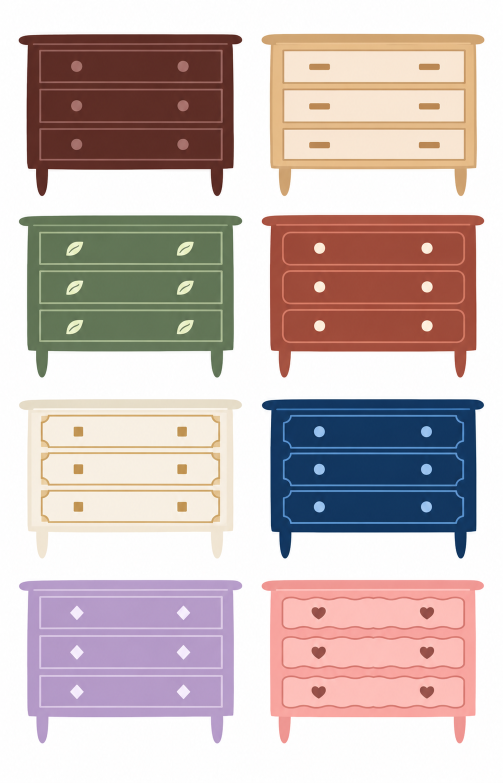
#> input picture tools/assets/burrow-home-inputs/dresser.webp, 1005 x 1565 px (shown at 1/2 size)
$ python normalize-item-sheet.py assets/burrow-home-inputs/dresser.webp
#> lines starting #> are read from the running program, lines starting #| are printed output that depends on the picture; after the words box and inside, x2 and y2 are one past the last pixel; in counts of white or black regions, pixels touching at a corner belong together
#> in main, rgb is the input picture: shape (1565, 1005, 3); mean R, G, B 201.3, 185.6, 183.5
#> in main, `rgb, alpha = arr[..., :3], arr[..., 3]`: alpha: shape (1565, 1005); every value is 255
#| input 1005x1565, target 8x8
#!/usr/bin/env python3
"""
normalize-item-sheet.py — turn a hand-arranged item montage into the standard
NovaMe sprite sheet.

Input:  any roughly-grid montage (e.g. the AI-generated 1122x1402 sheets) on a
        near-uniform light background. Spacing may be uneven; items may even
        slightly overlap their neighbours' grid lines.
Output (in <input-dir>/standardized/):
  <name>-standard.png   2048x2048 RGBA, 8x8 grid of 256px cells, transparent
                        background, every item centered with its max dimension
                        scaled to 200px (the 12% safe-area standard)
  <name>-numbered.png   the same sheet over a light grid with 1..64 labels —
                        the reference for filling the item-mapping CSV
  <name>-mapping.csv    n,row,col,itemId,displayName,keywords skeleton

How it works (v2 — component clustering, not grid slicing):
  1. background removal by flood from the borders (tolerance-based), so
     item-interior whites (fried egg, marshmallow) survive
  2. connected-component labeling of the content; components above an area
     threshold are item BODIES, expected to number rows*cols
  3. bodies are sorted into rows by y-gap clustering, then by x within each
     row — that ordering IS the 1..64 numbering
  4. small components (steam wisps, crumbs, sparkles) attach to the nearest
     body by bbox distance
  5. each item is cropped through a mask of ONLY its own components, so a
     neighbour poking into the bounding box can never bleed in
  6. scale to fit 200, center in its 256 cell

Usage: python3 normalize-item-sheet.py <input.png> [--cols 8 --rows 8]
"""
import argparse
import csv
import os
import sys

import numpy as np
from PIL import Image, ImageDraw, ImageFont
from scipy import ndimage

CELL = 256
SAFE = 200  # max item dimension inside a cell (≈12% padding each side)
MIN_BODY_AREA = 900  # px² — smaller components are fragments to attach


def flood_background(rgb: np.ndarray, tol: int = 26) -> np.ndarray:
    """Boolean mask of background pixels connected to the border."""
#> called with tol = 26
    ring = np.concatenate([rgb[0], rgb[-1], rgb[:, 0], rgb[:, -1]])
    bg = np.median(ring, axis=0)
#> bg = [254, 254, 254]
    close = (np.abs(rgb.astype(int) - bg.astype(int)).max(axis=2) <= tol)
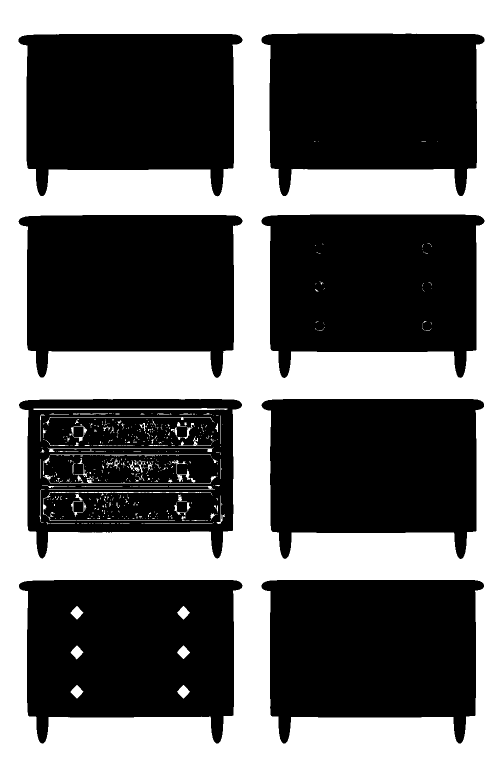
#> close: shape (1565, 1005) bool (shown at 1/2 size); 42.5% white; 579 white regions (497 under 20 px), largest, box (x1, y1, x2, y2) and area: (0, 0, 1005, 1565) 655878, (67, 816, 455, 820) 1155, (86, 984, 420, 1031) 608
    seed = np.zeros(close.shape, bool)
    seed[0], seed[-1], seed[:, 0], seed[:, -1] = True, True, True, True
    seed &= close
#> seed: shape (1565, 1005) bool; 0.33% white in thin lines or dots
    # scipy flood: one labeled pass over `close`, keep labels touching border.
    lab, _ = ndimage.label(close)
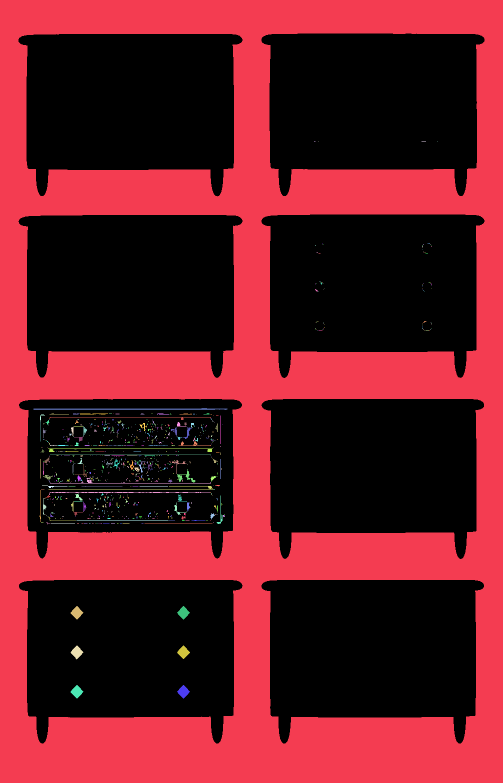
#> lab: shape (1565, 1005) int32 (shown at 1/2 size); 780 distinct labels, from 0 to 779; one colour per label, 0 black
    border_labels = np.unique(np.concatenate([lab[0], lab[-1], lab[:, 0], lab[:, -1]]))
#> border_labels = [1]
    border_labels = border_labels[border_labels != 0]
    return np.isin(lab, border_labels)
#> returned value: shape (1565, 1005) bool; 41.7% white; 1 white region, box (x1, y1, x2, y2) and area: (0, 0, 1005, 1565) 655878


def bbox_distance(a, b) -> float:
    """Gap between two bboxes (y0,x0,y1,x1); 0 if they overlap."""
    ay0, ax0, ay1, ax1 = a
    by0, bx0, by1, bx1 = b
    dy = max(by0 - ay1, ay0 - by1, 0)
    dx = max(bx0 - ax1, ax0 - bx1, 0)
    return float(np.hypot(dx, dy))


def main() -> None:
    ap = argparse.ArgumentParser()
    ap.add_argument("input")
    ap.add_argument("--cols", type=int, default=8)
    ap.add_argument("--rows", type=int, default=8)
    ap.add_argument("--grid", action="store_true",
                    help="uniform-grid sheets (2026-07-23 batch): assign every "
                         "component to its cell by center instead of clustering "
                         "-- immune to thin-stroke items dissolving into "
                         "fragments of their neighbours")
    args = ap.parse_args()
    want = args.cols * args.rows

    src = Image.open(args.input).convert("RGBA")
    arr = np.asarray(src)
    rgb, alpha = arr[..., :3], arr[..., 3]
    h, w, _ = rgb.shape
    print(f"input {w}x{h}, target {args.cols}x{args.rows}")

    # Transparent sheets (the 2026-07-23 batch) carry the mask in alpha; color
    # flooding would eat the near-black outlines. Opaque montages keep the
    # original flood path.
    if bool((alpha < 128).any()):
        bg = alpha <= 8
        print("background from alpha channel")
    else:
        bg = flood_background(rgb)
    content = ~bg

    # Components. 8-connectivity so thin diagonal strokes stay whole.
    lab, n = ndimage.label(content, structure=np.ones((3, 3), int))
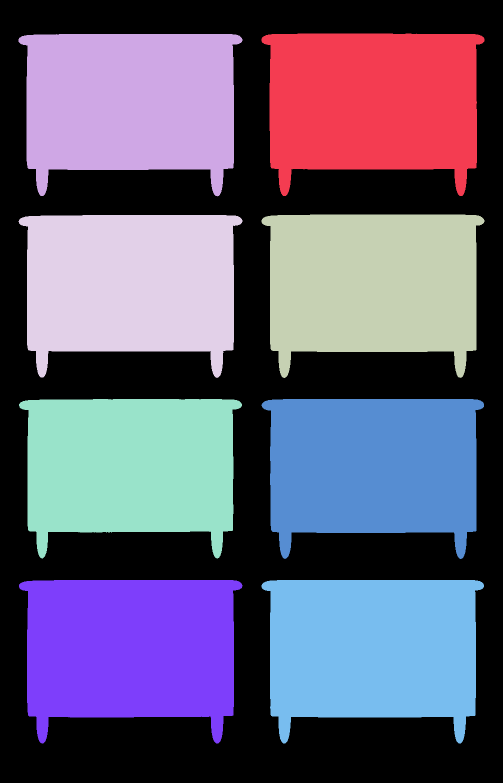
#> lab: shape (1565, 1005) int32 (shown at 1/2 size); 9 distinct labels, from 0 to 8; one colour per label, 0 black
#> n = 8
    slices = ndimage.find_objects(lab)
#> slices = 8 items
    comps = []
    for i, sl in enumerate(slices, start=1):
        area = int((lab[sl] == i).sum())
        bbox = (sl[0].start, sl[1].start, sl[0].stop, sl[1].stop)
        comps.append({"id": i, "area": area, "bbox": bbox})
#> this loop made 8 passes
#> (area, bbox) on passes 1 to 8: (114898, (67, 523, 392, 969)), (115035, (68, 37, 393, 485)), (115831, (429, 523, 756, 969)), (115318, (430, 37, 756, 485)), (111680, (798, 38, 1117, 484)), (112753, (798, 523, 1118, 968)), (115891, (1160, 38, 1487, 485)), (115541, (1160, 523, 1487, 968))
#> after the loop, comps = 8 items

    if args.grid:
        # Uniform grid: pitch from the content extent, every component (any
        # size) goes to the cell its center falls in. Cells then ARE the items.
        ys, xs = np.where(content)
        y0, y1, x0, x1 = ys.min(), ys.max() + 1, xs.min(), xs.max() + 1
        pitch_y = (y1 - y0) / args.rows
        pitch_x = (x1 - x0) / args.cols
        cells = {}
        for c in comps:
            cy = (c["bbox"][0] + c["bbox"][2]) / 2
            cx = (c["bbox"][1] + c["bbox"][3]) / 2
            r = min(args.rows - 1, max(0, int((cy - y0) / pitch_y)))
            col = min(args.cols - 1, max(0, int((cx - x0) / pitch_x)))
            cell = cells.setdefault((r, col), {"id": [], "area": 0,
                                               "bbox": c["bbox"]})
            cell["id"].append(c["id"])
            cell["area"] += c["area"]
            b, f = cell["bbox"], c["bbox"]
            cell["bbox"] = (min(b[0], f[0]), min(b[1], f[1]),
                            max(b[2], f[2]), max(b[3], f[3]))
        empty = [(r, c) for r in range(args.rows) for c in range(args.cols)
                 if (r, c) not in cells]
        if empty:
            print(f"WARN empty cells: {empty}")
        ordered = [cells[(r, c)] for r in range(args.rows)
                   for c in range(args.cols) if (r, c) in cells]
        print(f"components: {n} -> {len(ordered)} grid cells")
        compose(args, rgb, alpha, bg, lab, ordered, want)
        return

    bodies = [c for c in comps if c["area"] >= MIN_BODY_AREA]
#> bodies = 8 items
    frags = [c for c in comps if c["area"] < MIN_BODY_AREA]
#> frags = []
    print(f"components: {n} ({len(bodies)} bodies, {len(frags)} fragments)")
#| components: 8 (8 bodies, 0 fragments)

    # Too many bodies? Merge the closest pairs until rows*cols remain (an item
    # drawn in two parts — bun halves, a sauce cup next to nuggets).
    while len(bodies) > want:
        best = None
        for i in range(len(bodies)):
            for j in range(i + 1, len(bodies)):
                d = bbox_distance(bodies[i]["bbox"], bodies[j]["bbox"])
                if best is None or d < best[0]:
                    best = (d, i, j)
        _, i, j = best
        a, b = bodies[i], bodies[j]
        merged = {
            "id": [*(a["id"] if isinstance(a["id"], list) else [a["id"]]),
                   *(b["id"] if isinstance(b["id"], list) else [b["id"]])],
            "area": a["area"] + b["area"],
            "bbox": (min(a["bbox"][0], b["bbox"][0]), min(a["bbox"][1], b["bbox"][1]),
                     max(a["bbox"][2], b["bbox"][2]), max(a["bbox"][3], b["bbox"][3])),
        }
        bodies = [c for k, c in enumerate(bodies) if k not in (i, j)] + [merged]
#> this loop made 0 passes
    if len(bodies) != want:
        print(f"WARN found {len(bodies)} bodies, expected {want} — check the output!")
#| WARN found 8 bodies, expected 64 — check the output!

    # Attach fragments to the nearest body (steam to its cup, crumbs home).
    for f in frags:
        nearest = min(bodies, key=lambda b: bbox_distance(b["bbox"], f["bbox"]))
        ids = nearest["id"] if isinstance(nearest["id"], list) else [nearest["id"]]
        ids.append(f["id"])
        nearest["id"] = ids
        b0, b1, b2, b3 = nearest["bbox"]
        f0, f1, f2, f3 = f["bbox"]
        nearest["bbox"] = (min(b0, f0), min(b1, f1), max(b2, f2), max(b3, f3))

    # Order bodies: cluster into rows by the largest y-gaps, then x-sort.
    bodies.sort(key=lambda b: (b["bbox"][0] + b["bbox"][2]) / 2)
    centers_y = [(b["bbox"][0] + b["bbox"][2]) / 2 for b in bodies]
#> centers_y = [229.5, 230.5, 592.5, 593, 957.5, 958, 1323.5, 1323.5]
    gaps = sorted(range(len(bodies) - 1), key=lambda k: centers_y[k + 1] - centers_y[k],
                  reverse=True)[: args.rows - 1]
#> gaps = [5, 3, 1, 0, 2, 4, 6]
    breaks = sorted(k + 1 for k in gaps)
#> breaks = [1, 2, 3, 4, 5, 6, 7]
    row_groups, prev = [], 0
    for brk in [*breaks, len(bodies)]:
        row_groups.append(bodies[prev:brk])
        prev = brk
#> this loop made 8 passes
#> after the loop, row_groups = 8 items
    ordered = []
    for grp in row_groups:
        ordered.extend(sorted(grp, key=lambda b: (b["bbox"][1] + b["bbox"][3]) / 2))
#> after the loop, ordered = 8 items

    compose(args, rgb, alpha, bg, lab, ordered, want)


def compose(args, rgb, alpha, bg, lab, ordered, want) -> None:
    # Compose the standard sheet, masking each crop to its own components.
    # Keep the source's anti-aliased edges where it has real alpha.
#> called with want = 64
    rgba = np.dstack([rgb, np.where(bg, 0, alpha).astype(np.uint8)])
    out = Image.new("RGBA", (CELL * args.cols, CELL * args.rows), (0, 0, 0, 0))
#> out: PIL image 2048x2048 RGBA; every value is 0
    for idx, body in enumerate(ordered[:want]):
        ids = body["id"] if isinstance(body["id"], list) else [body["id"]]
        y0, x0, y1, x1 = body["bbox"]
        patch = rgba[y0:y1, x0:x1].copy()
        own = np.isin(lab[y0:y1, x0:x1], ids)
        patch[~own, 3] = 0  # neighbours poking into the bbox vanish
        item = Image.fromarray(patch, "RGBA")
        scale = min(SAFE / item.width, SAFE / item.height)
        item = item.resize(
            (max(1, round(item.width * scale)), max(1, round(item.height * scale))),
            Image.LANCZOS,
        )
        r, c = divmod(idx, args.cols)
        out.paste(item, (c * CELL + (CELL - item.width) // 2,
                         r * CELL + (CELL - item.height) // 2), item)
#> this loop made 8 passes
#> (body, ids, y0, x0, y1, x1, scale) on passes 1 to 7: ({'id': 1, 'area': 114898, 'bbox': (67, 523, 392, 969)}, [1], 67, 523, 392, 969, 0.448), ({'id': 2, 'area': 115035, 'bbox': (68, 37, 393, 485)}, [2], 68, 37, 393, 485, 0.446), ({'id': 3, 'area': 115831, 'bbox': (429, 523, 756, 969)}, [3], 429, 523, 756, 969, 0.448), ({'id': 4, 'area': 115318, 'bbox': (430, 37, 756, 485)}, [4], 430, 37, 756, 485, 0.446), ({'id': 5, 'area': 111680, 'bbox': (798, 38, 1117, 484)}, [5], 798, 38, 1117, 484, 0.448), ({'id': 6, 'area': 112753, 'bbox': (798, 523, 1118, 968)}, [6], 798, 523, 1118, 968, 0.449), ({'id': 7, 'area': 115891, 'bbox': (1160, 38, 1487, 485)}, [7], 1160, 38, 1487, 485, 0.447)
#> pass 1, in compose, `own = np.isin(lab[y0:y1, x0:x1], ids)`:
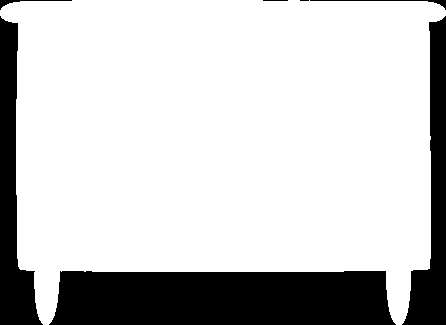
#> own: shape (325, 446) bool; 79.3% white; 7 black regions (1 under 20 px), largest, box (x1, y1, x2, y2) and area: (49, 271, 396, 325) 17621, (0, 16, 43, 325) 6147, (402, 16, 446, 325) 5924, (310, 0, 446, 10) 193, (0, 0, 72, 10) 133, (263, 0, 288, 1) 25
#> pass 1, in compose, `item = item.resize( (max(1, round(item.width * scale)), max(1, round(i..`:
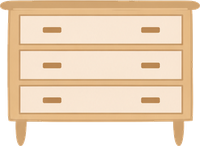
#> item: PIL image 200x146 RGBA; mean R, G, B, A 191.7, 167.3, 140, 202.1; transparent parts drawn white
#> after the loop:
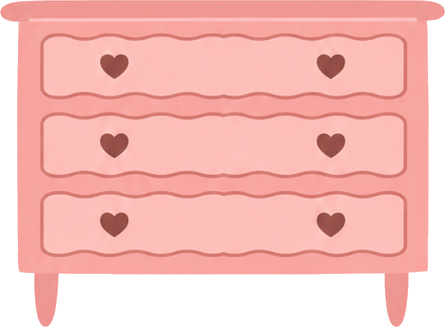
#> patch: shape (327, 445, 4); mean R, G, B, A 246.8, 188.7, 184.2, 202.5; transparent parts drawn white

    base = os.path.splitext(os.path.basename(args.input))[0]
    out_dir = os.path.join(os.path.dirname(os.path.abspath(args.input)), "standardized")
    os.makedirs(out_dir, exist_ok=True)

    std_path = os.path.join(out_dir, f"{base}-standard.png")
    out.save(std_path)

    prev_img = Image.new("RGB", out.size, (245, 242, 236))
    prev_img.paste(out, (0, 0), out)
    d = ImageDraw.Draw(prev_img)
    try:
        font = ImageFont.truetype("/System/Library/Fonts/Helvetica.ttc", 40)
    except OSError:
        font = ImageFont.load_default()
    for i in range(args.cols + 1):
        d.line([(i * CELL, 0), (i * CELL, out.height)], fill=(210, 200, 185), width=2)
    for i in range(args.rows + 1):
        d.line([(0, i * CELL), (out.width, i * CELL)], fill=(210, 200, 185), width=2)
    for r in range(args.rows):
        for c in range(args.cols):
            d.text((c * CELL + 10, r * CELL + 6), str(r * args.cols + c + 1),
                   fill=(120, 90, 50), font=font)
    prev_path = os.path.join(out_dir, f"{base}-numbered.png")
    prev_img.save(prev_path)
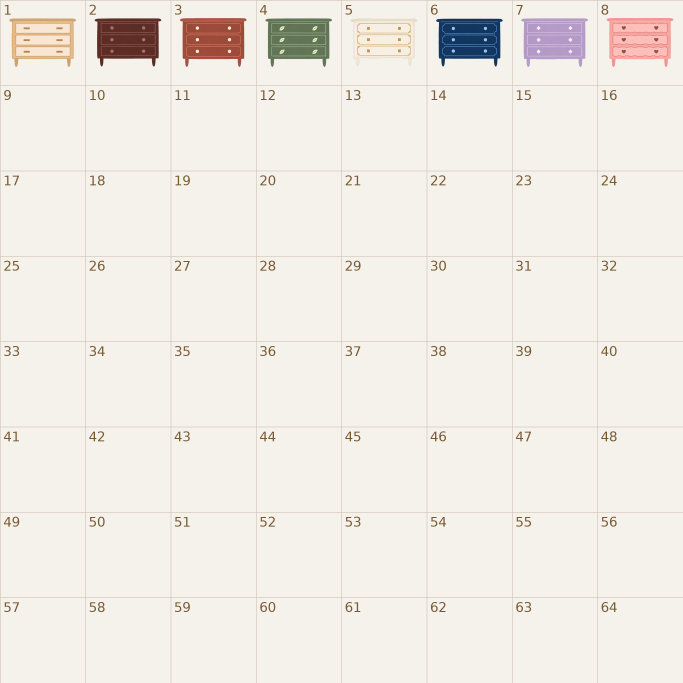
#> saved as dresser-numbered.png: PIL image 2048x2048 RGB (shown at 1/3 size); mean R, G, B 240.1, 235.8, 229.5

    # The skeleton mapping CSV belongs to the hand-fill workflow only; grid
    # sheets get their mapping from the master icon_keyword_mapping.csv.
    csv_path = None
    if not args.grid:
        csv_path = os.path.join(out_dir, f"{base}-mapping.csv")
        with open(csv_path, "w", newline="") as f:
            wcsv = csv.writer(f)
            wcsv.writerow(["n", "row", "col", "itemId", "displayName", "keywords"])
            for r in range(args.rows):
                for c in range(args.cols):
                    wcsv.writerow([r * args.cols + c + 1, r, c, "", "", ""])

    print(f"placed {min(len(ordered), want)}/{want}")
#| placed 8/64
    print(f"-> {std_path}\n-> {prev_path}" + (f"\n-> {csv_path}" if csv_path else ""))


if __name__ == "__main__":
    sys.exit(main())
#> (the program exits here)
